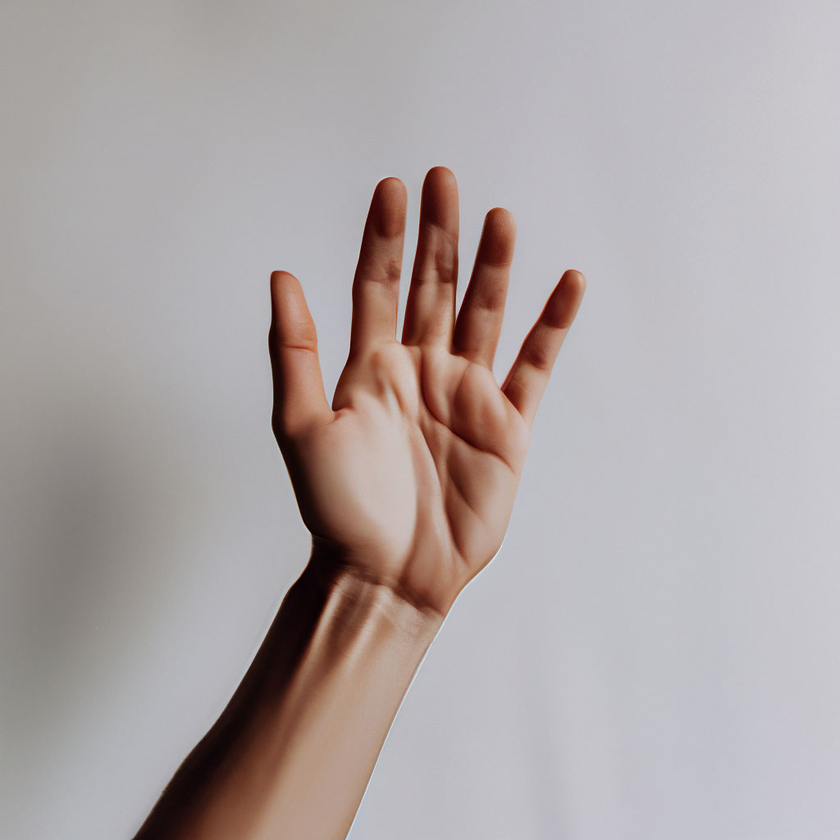
#> input picture semester-5/HMI/kcm-skin-color/hand.png, 840 x 840 px, shrunk from 1024 x 1024 before the run; its folder holds 8 pictures in this run
$ python main.py
#> lines starting #> are read from the running program, lines starting #| are printed output that depends on the picture; after the words box and inside, x2 and y2 are one past the last pixel; in counts of white or black regions, pixels touching at a corner belong together
import cv2
import numpy as np

def process_image(image_path, output_name):
#> called with image_path = 'hand.png', output_name = 'hand'
    image = cv2.imread(image_path)
#> image is the input picture: shape (840, 840, 3); mean B, G, R 166, 165.7, 174
    if image is None:
        return

    hsv_image = cv2.cvtColor(image, cv2.COLOR_BGR2HSV)
#> hsv_image: shape (840, 840, 3); mean H, S, V 87.5, 28.3, 176.9
    hsv_image = hsv_image.astype(np.float32) / 255.0 # normalization
#> hsv_image: shape (840, 840, 3) float32; mean H, S, V 0.343, 0.111, 0.693

    skin_mask = np.zeros((hsv_image.shape[0], hsv_image.shape[1]), dtype=np.uint8)
    for i in range(hsv_image.shape[0]):
        for j in range(hsv_image.shape[1]):
            H, S, V = hsv_image[i, j]
            if (H <= 0.1 or H >= 0.9) and (0.2 <= S <= 0.6) and (V >= 0.4):
                skin_mask[i, j] = 255 # white
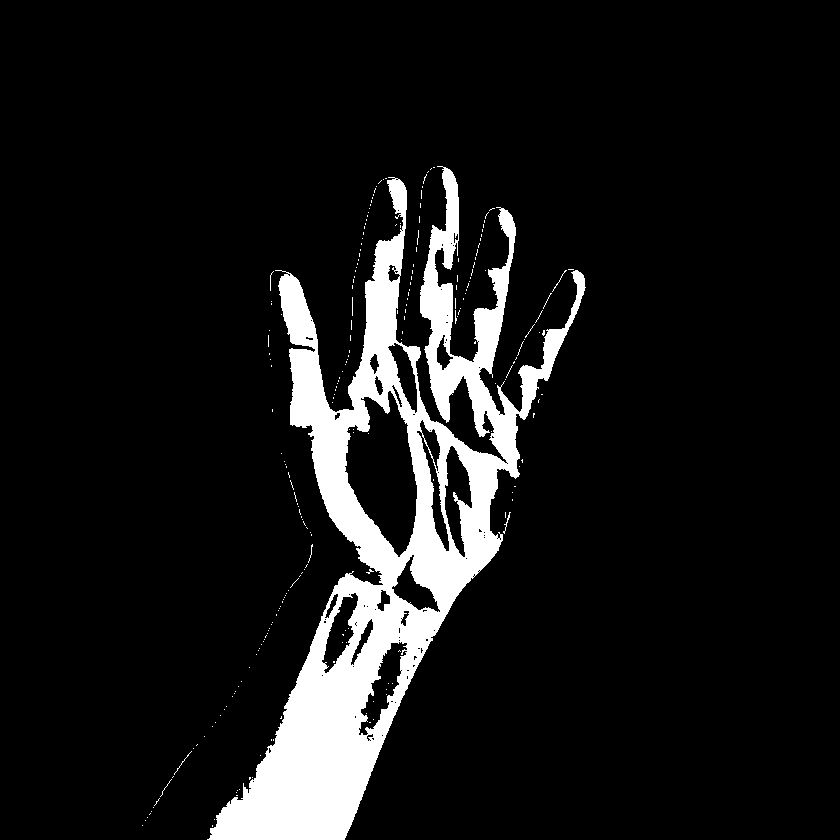
#> skin_mask: shape (840, 840); 9.4% white; 235 white regions (229 under 20 px), largest, box (x1, y1, x2, y2) and area: (207, 166, 586, 840) 65345, (503, 512, 511, 534) 33, (174, 751, 192, 775) 27, (552, 270, 567, 292) 26, (308, 544, 313, 563) 21, (270, 271, 274, 291) 20

    non_zero_coords = np.argwhere(skin_mask > 0)
#> non_zero_coords = 66200 pairs, first value 166 to 839, second value 142 to 585
    if non_zero_coords.size != 0:
        centroid = np.mean(non_zero_coords, axis=0).astype(int)
#> centroid = [531, 382]
        center_x, center_y = centroid[1], centroid[0]
#> center_x = 382; center_y = 531

        skin_mask_with_dot = cv2.cvtColor(skin_mask, cv2.COLOR_GRAY2BGR)
        cv2.circle(skin_mask_with_dot, (center_x, center_y), 15, (0, 0, 255), -1)
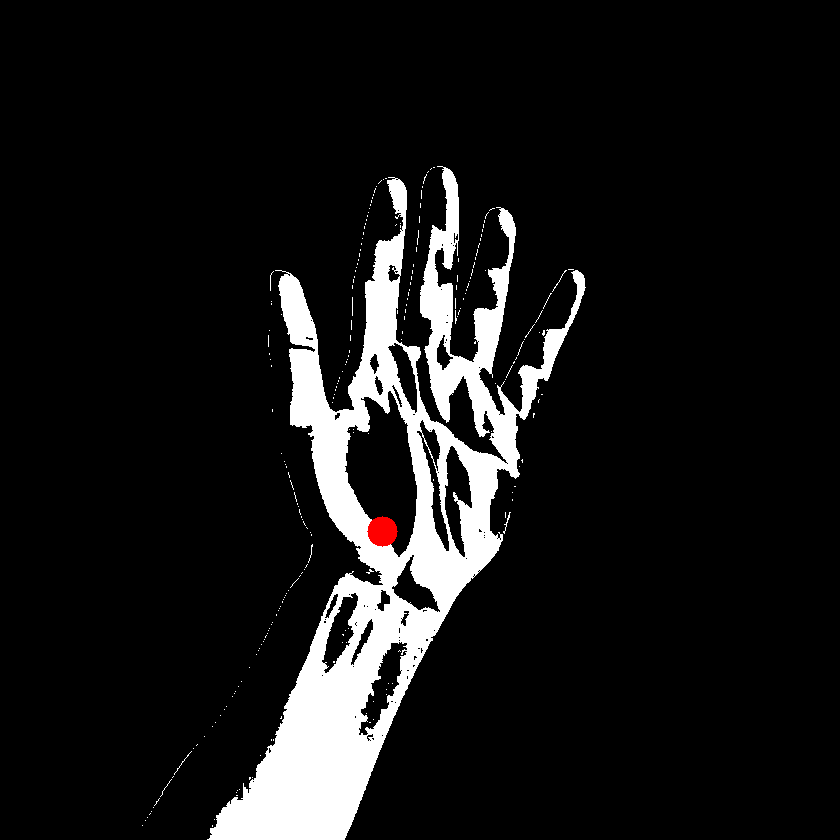
#> skin_mask_with_dot: shape (840, 840, 3); mean B, G, R 23.8, 23.8, 24.1
        cv2.imwrite(f"{output_name}_center.png", skin_mask_with_dot)

    skin_mask_bgr = cv2.cvtColor(skin_mask, cv2.COLOR_GRAY2BGR)
    combined_image = np.hstack((image, skin_mask_bgr))
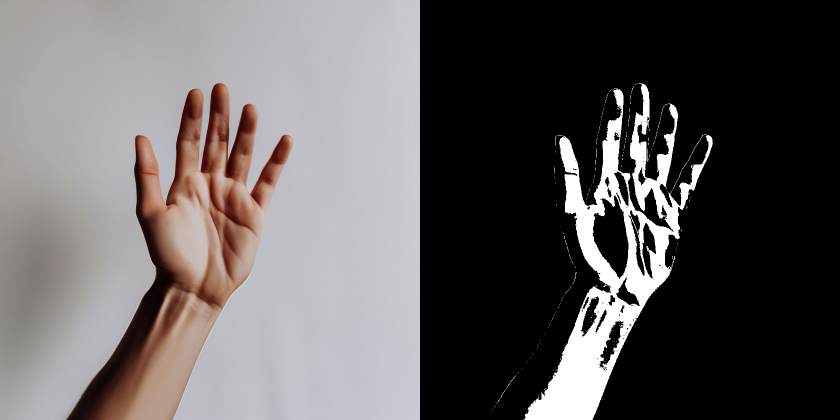
#> combined_image: shape (840, 1680, 3) (shown at 1/2 size); mean B, G, R 94.9, 94.8, 99
    cv2.imwrite(f"{output_name}_output.png", combined_image)

image_files = ["hand.png", "hand2.png", "reporter.png", "reporter_black.png"]

for image_file in image_files:
    process_image(image_file, image_file.split('.')[0])
#> pass 2 of the loop `for image_file in image_files:`:
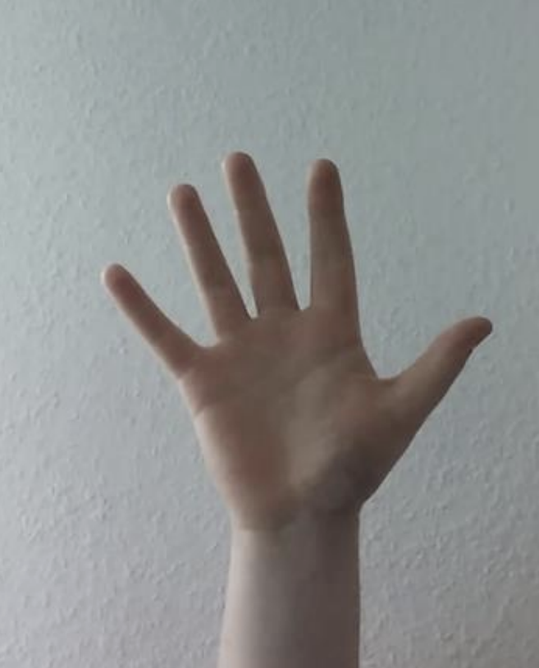
#> input picture semester-5/HMI/kcm-skin-color/hand2.png, 539 x 668 px, shrunk from 657 x 814 before the run
#> in process_image, image is the input picture: shape (668, 539, 3); mean B, G, R 143, 144, 142.3
#> after the loop in process_image (call 2), `for i in range(hsv_image.shape[0]):`:
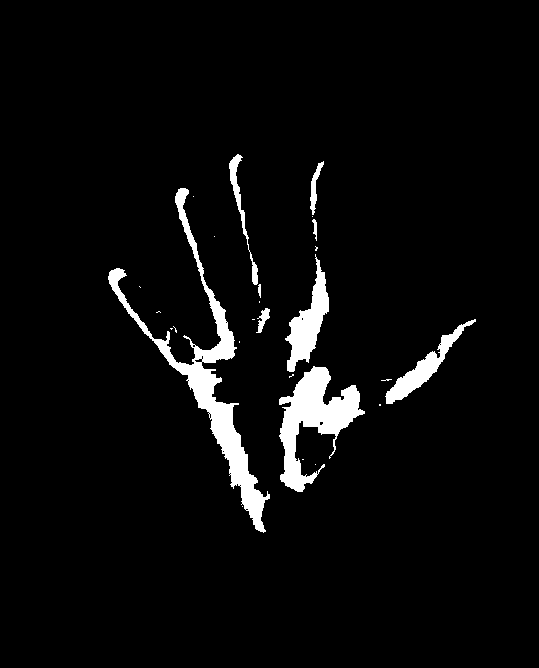
#> skin_mask: shape (668, 539); 4.4% white; 26 white regions (17 under 20 px), largest, box (x1, y1, x2, y2) and area: (108, 188, 270, 533) 6501, (279, 366, 365, 492) 4486, (285, 254, 329, 372) 2000
#> non_zero_coords = 15701 pairs, first value 154 to 532, second value 108 to 475
#> centroid = [371, 276]
#> center_x = 276; center_y = 371
#> in process_image (call 2), `combined_image = np.hstack((image, skin_mask_bgr))`:
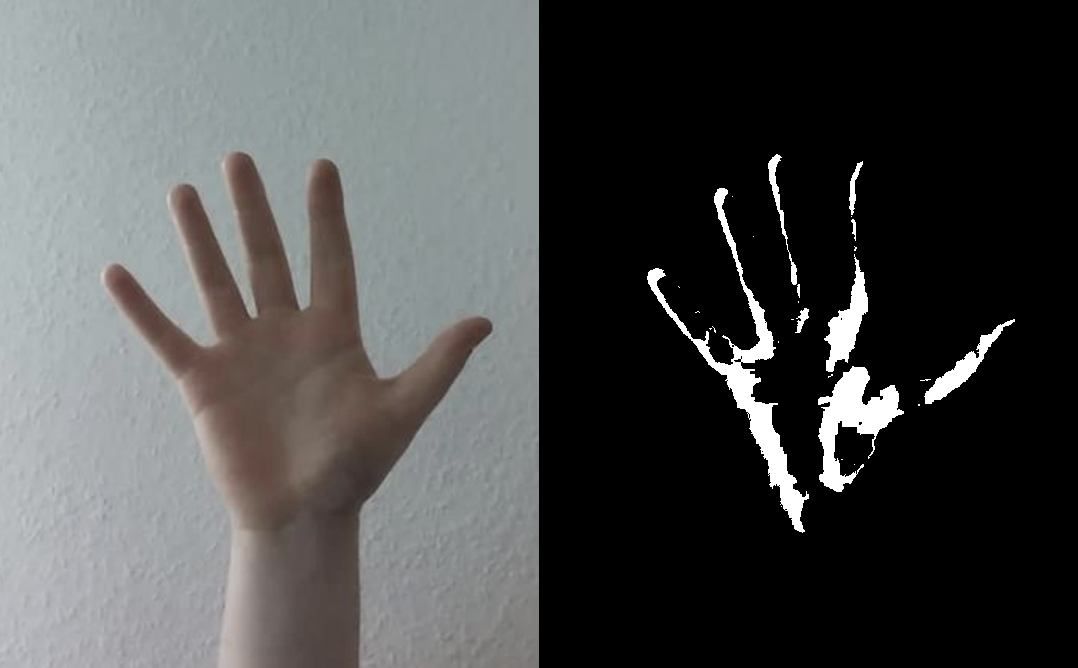
#> combined_image: shape (668, 1078, 3); mean B, G, R 77, 77.5, 76.7
#> pass 3 of the loop `for image_file in image_files:`:
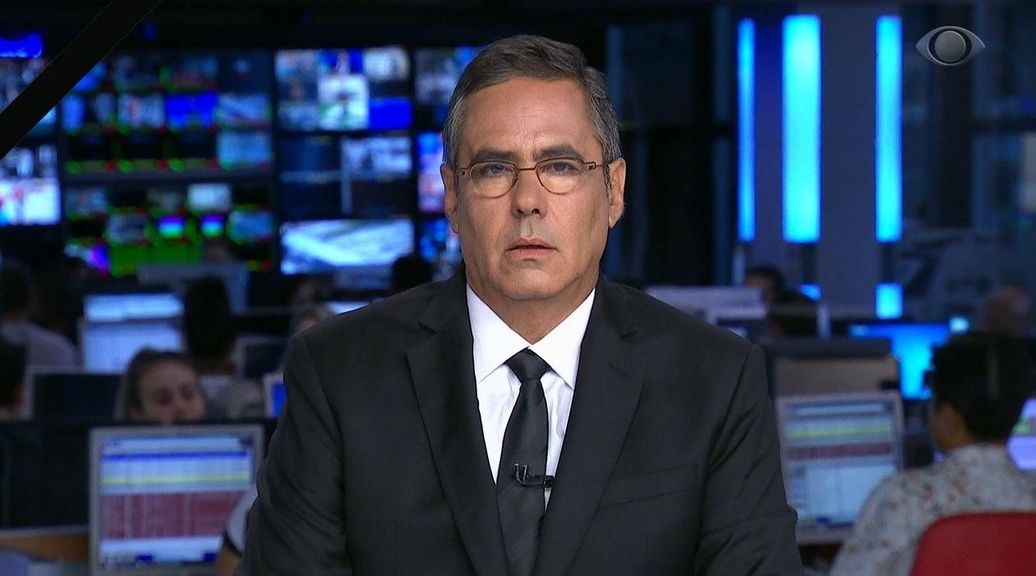
#> input picture semester-5/HMI/kcm-skin-color/reporter.png, 1036 x 576 px, shrunk from 1263 x 702 before the run
#> in process_image, image is the input picture: shape (576, 1036, 3); mean B, G, R 78.1, 56.8, 45
#> after the loop in process_image (call 3), `for i in range(hsv_image.shape[0]):`:
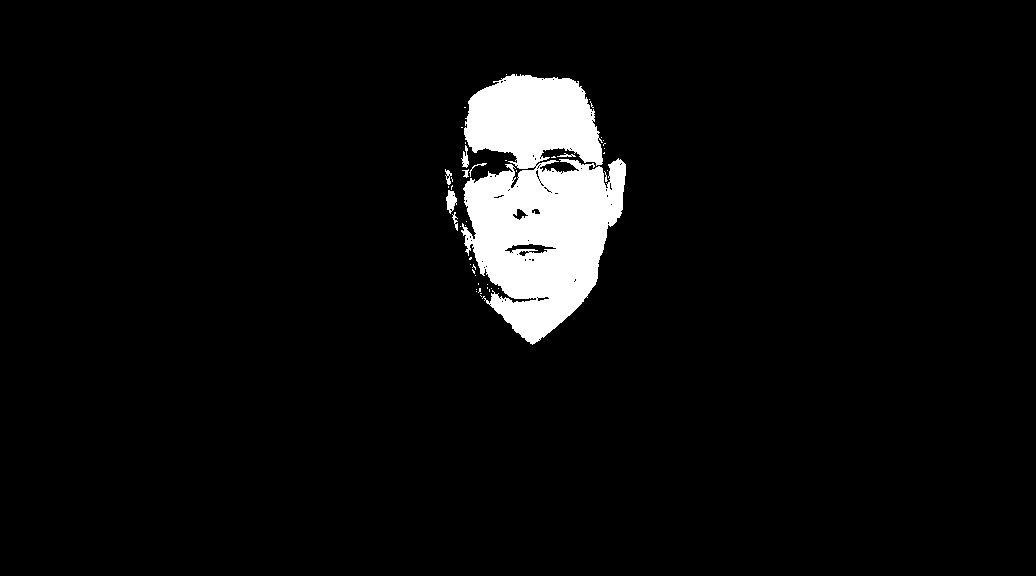
#> skin_mask: shape (576, 1036); 4.9% white; 46 white regions (38 under 20 px), largest, box (x1, y1, x2, y2) and area: (461, 74, 626, 345) 28861, (446, 190, 457, 214) 165, (461, 145, 469, 168) 93
#> non_zero_coords = 29451 pairs, first value 74 to 344, second value 445 to 625
#> centroid = [199, 537]
#> center_x = 537; center_y = 199
#> in process_image (call 3), `combined_image = np.hstack((image, skin_mask_bgr))`:
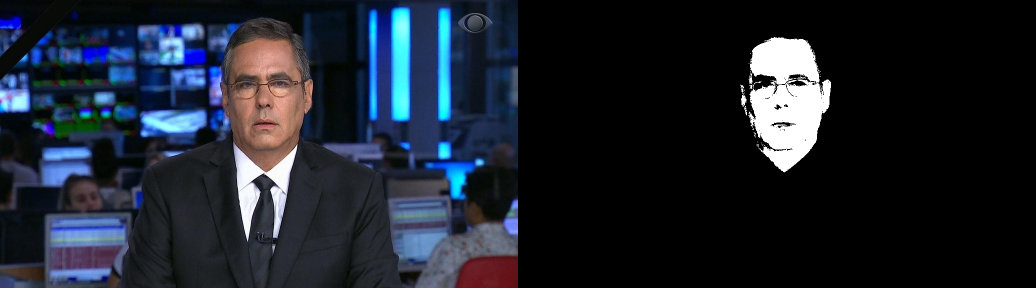
#> combined_image: shape (576, 2072, 3) (shown at 1/2 size); mean B, G, R 45.3, 34.7, 28.8
#> the loop made 4 passes; the first 3 are shown
